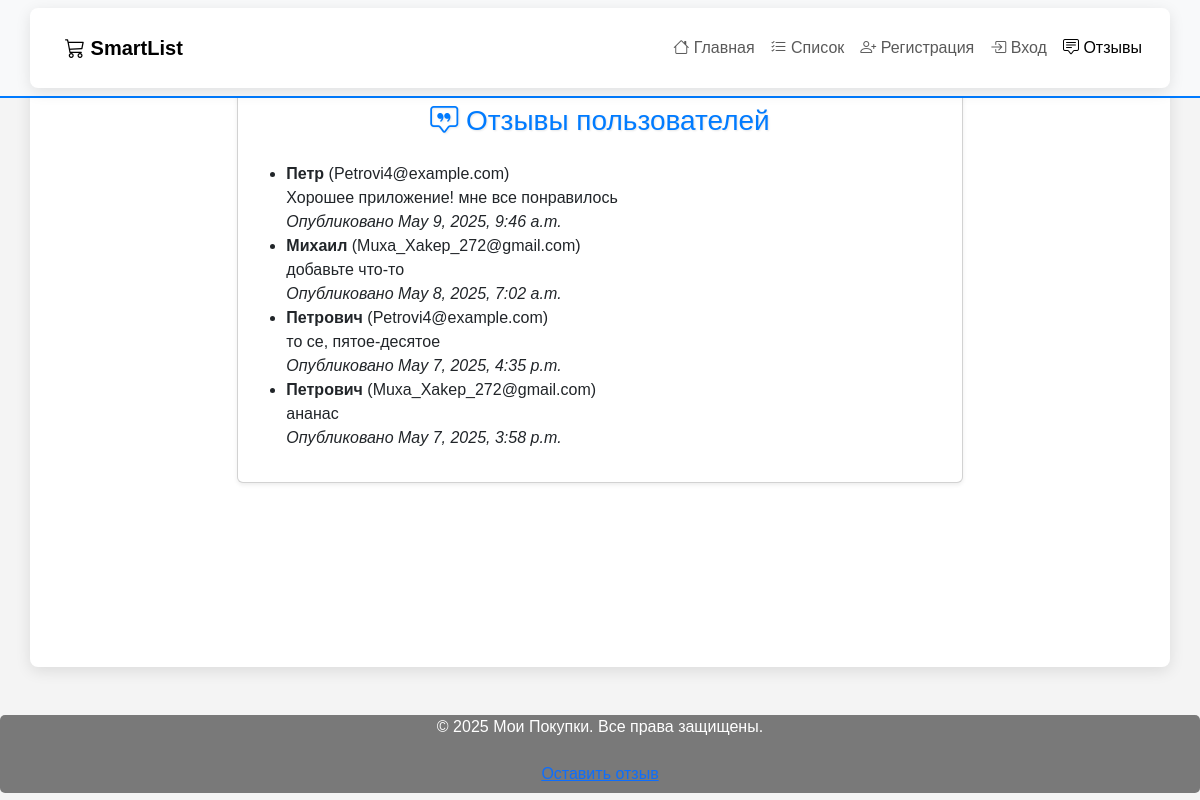
Page /feedback_list/ on the committed database.
### users/models.py (models this page shows)
class Feedback_Post(models.Model):
    name = models.TextField()
    email = models.TextField()
    content = models.TextField()
    created_on = models.DateTimeField(auto_now_add=True)
    class Meta:
        ordering = ['-created_on']

### users/views.py (the view)
# urls.py: path('feedback_list/', views.feedback_list, name='feedback_list'),
def feedback_list(request):#страница с выводом обратной связи
    feedbacks = Feedback_Post.objects.all().order_by('-created_on')
    return render(request, 'users/feedback_list.html', {'feedbacks': feedbacks})

### templates/users/feedback_list.html (shortened to what this page needs)
{% extends "base.html" %}
{% block content %}
<main class="container mt-5 pt-4">
  <div class="main_content">
    <div class="row justify-content-center">
      <div class="col-lg-8">
        <div class="card shadow-sm mb-4">
          <div class="card-body">
            <h2 class="text-center mb-4"><i class="bi bi-chat-square-quote"></i> Отзывы пользователей</h2>
            <ul>
              {% for feedback in feedbacks %}
              <li>
                <strong>{{ feedback.name }}</strong> ({{ feedback.email }})<br>
                {{ feedback.content }}<br>
                <em>Опубликовано {{ feedback.created_on }}</em>
              </li>
              {% empty %}
              <li>Нет отзывов</li>
              {% endfor %}
            </ul>
          </div>
        </div>
      </div>
    </div>
  </div>
</main>
{% endblock %}

### static/styles.css (style rules this page uses)
.main_content { margin-top: 15px; min-height: 70vh; }
body { font-family: Arial, sans-serif; background-color: #f4f4f4; color: #333; }
h2 { font-size: 28px; margin-bottom: 20px; color: #007bff; text-shadow: 1px 1px 2px rgba(0, 0, 0, 0.1); }
.container { background-color: #fff; padding: 20px; border-radius: 8px; box-shadow: 0 4px 15px rgba(0, 0, 0, 0.1); transition: box-shadow 0.3s; }

### rows in the picture
Feedback_Post: name "Петр", email "Petrovi4@example.com", content "Хорошее приложение! мне все понравилось", created_on "May 9, 2025, 9:46 a.m."
Feedback_Post: name "Михаил", email "Muxa_Xakep_272@gmail.com", content "добавьте что-то", created_on "May 8, 2025, 7:02 a.m."
Feedback_Post: name "Петрович", email "Petrovi4@example.com", content "то се, пятое-десятое", created_on "May 7, 2025, 4:35 p.m."
Feedback_Post: name "Петрович", email "Muxa_Xakep_272@gmail.com", content "ананас", created_on "May 7, 2025, 3:58 p.m."
